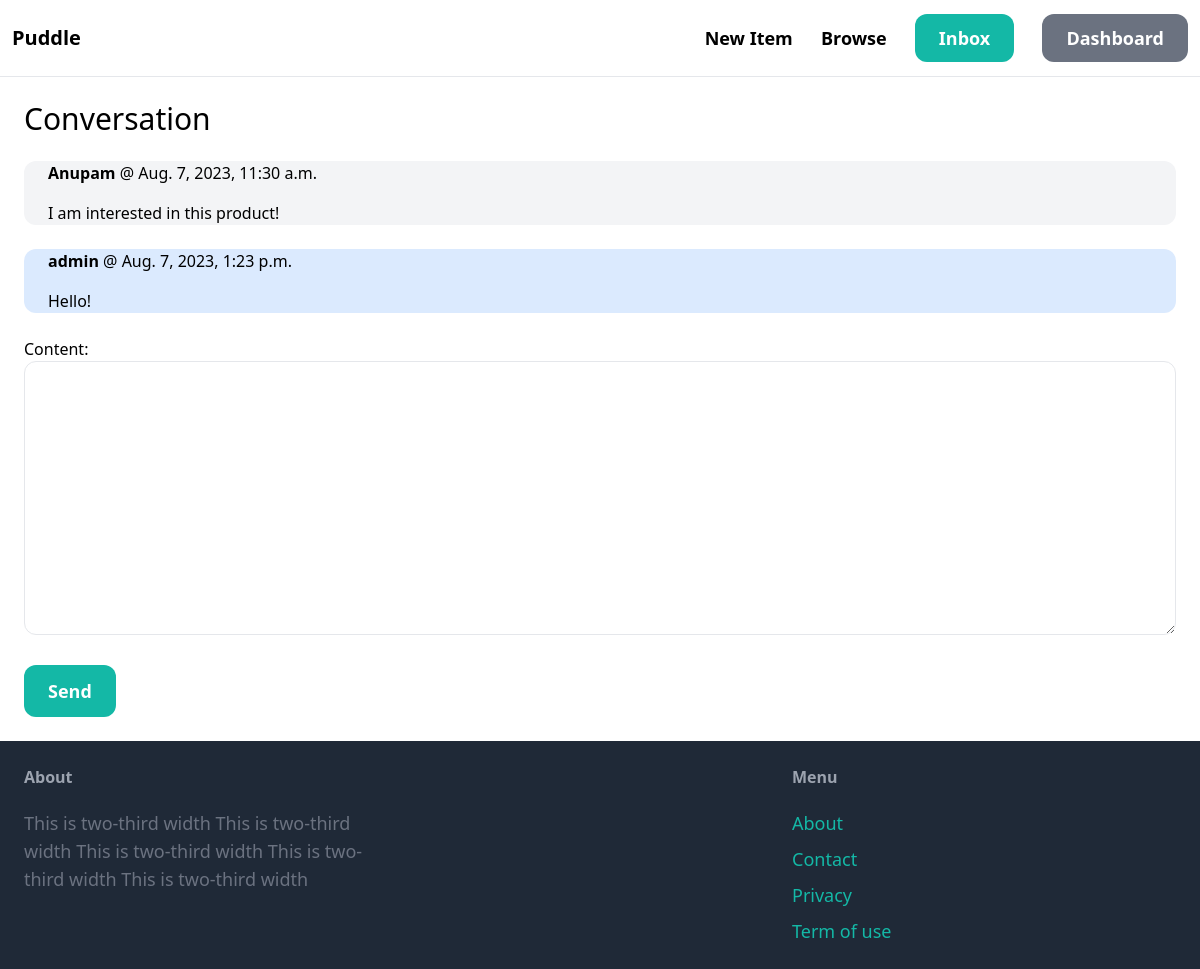
/inbox/1/ (signed in), run on an earlier commit of the app's database.
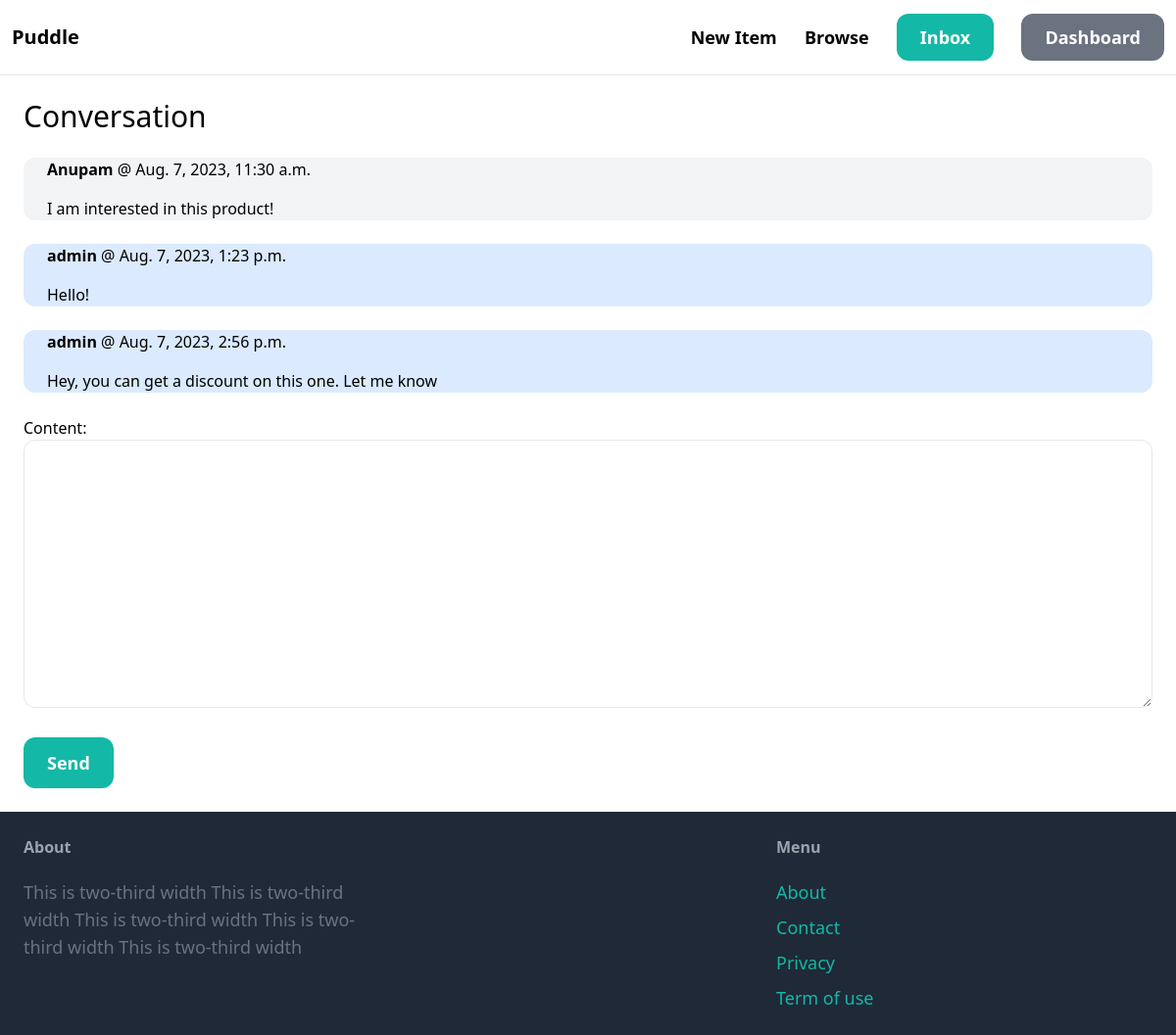
And on a later commit of the database.
### conversation/models.py (models this page shows)
class ConversationMessage(models.Model):
    conversation = models.ForeignKey(Conversation, related_name='message', on_delete=models.CASCADE)
    content = models.TextField()
    created_at = models.DateTimeField(auto_now_add=True)
    created_by = models.ForeignKey(User, related_name='created_message', on_delete=models.CASCADE)

### conversation/views.py (the view)
# urls.py: path('<int:pk>/',views.detail, name='detail')
@login_required
def detail(request,pk):
    conversations = Conversation.objects.filter(members__in=[request.user.id]).get(pk=pk)
    if request.method == 'POST':
        form = ConversationMessageForm(request.POST)
        if form.is_valid():
            conversation_message = form.save(commit=False)
            conversation_message.conversation = conversations
            conversation_message.created_by = request.user
            conversation_message.save()
            return redirect('conversation:detail', pk=pk)
    else:
        form = ConversationMessageForm()
    return render(request, 'conversation/detail.html', {
        'conversation':conversations,
        'form':form
    })

### conversation/forms.py
class ConversationMessageForm(forms.ModelForm):
    class Meta:
        model = ConversationMessage
        fields = ('content',)
        widgets = {
            'content': forms.Textarea(attrs={
                    'class':'w-full py-4 px-6 rounded-xl border'
                }
            )
        }

### conversation/templates/conversation/detail.html (shortened to what this page needs)
{% extends 'core/base.html' %}
{% block content %}
<h1 class="mb-6 text-3xl">
    Conversation
</h1>
<div class="space-y-6">
    {% for message in conversation.message.all %}
            <div class="px-6 flex rounded-xl {% if message.created_by == request.user %} bg-blue-100 {% else %} bg-gray-100 {% endif %}">
                <div>
                    <p class="mb-4"><strong>{{ message.created_by.username}}</strong> @ {{message.created_at}}</p>
                    {{message.content}}
                </div>
            </div>
    {% endfor %}
</div>
<form action="" method="post" class="mt-6">
    {{ form.as_p }}
    <button class="mt-6 px-6 py-3 text-lg font-semibold bg-teal-500 text-white rounded-xl hover:bg-teel-700">Send</button>
</form>
{% endblock %}

What changed in the data, as far as the page shows it:
added ConversationMessage: created_by.username "admin", created_at "Aug. 7, 2023, 2:56 p.m.", content "Hey, you can get a discount on this one. Let me know"
